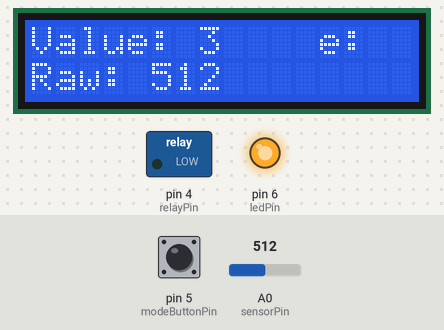
The sketch below on a simulated Arduino Uno, built with avr-gcc and run on an emulated ATmega328P. Parts: 16×2 character LCD, switched loads named in the sketch (green lamp = pin HIGH), output pins drawn as LEDs (lit = HIGH). The inputs (shaded band) are chosen by the test bench; at power-on: A0 (sensorPin) = 512, pin 5 (modeButtonPin) HIGH. What the sketch prints to the serial monitor is not drawn.

Above: at 1.6 s.
1.7 s: A0 (sensorPin) set to 485
At 3.2 s:
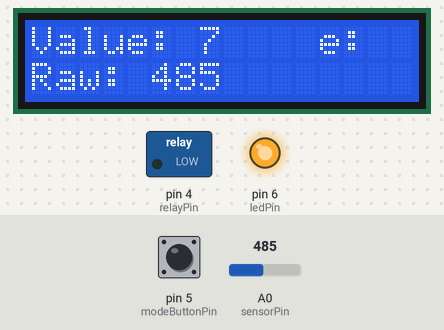
3.5 s: A0 (sensorPin) set to 460
At 5.2 s:
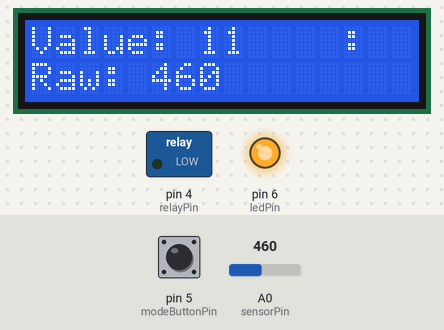
5.5 s: pin 5 (modeButtonPin) pulled LOW for 0.15 s
At 6.7 s:
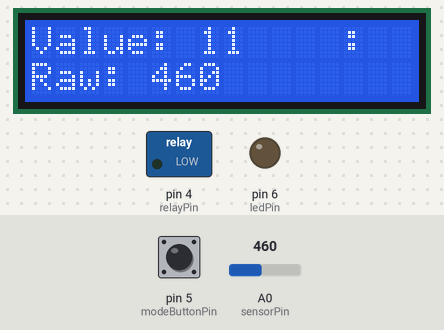
7.1 s: A0 (sensorPin) set to 272
At 7.8 s:
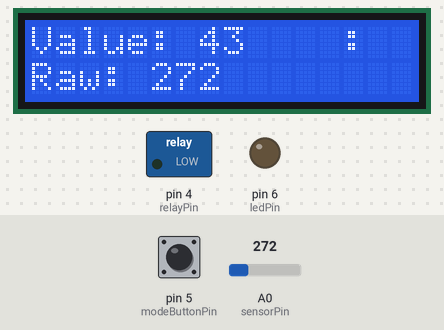
8.6 s: A0 (sensorPin) set to 251
At 9.8 s:
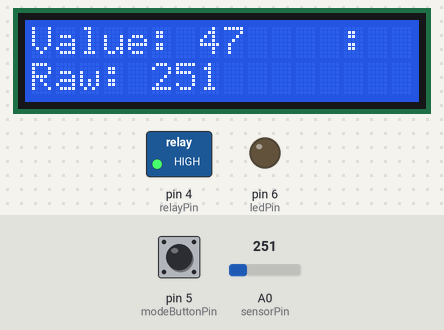
10.6 s: pin 5 (modeButtonPin) pulled LOW for 1 s
At 11.2 s:
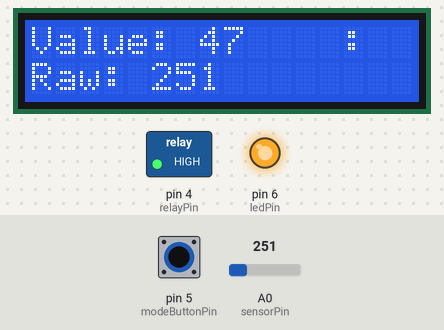
Timing chart, 0 to 13.6 s (numbered marks = the images above; inputs shaded):
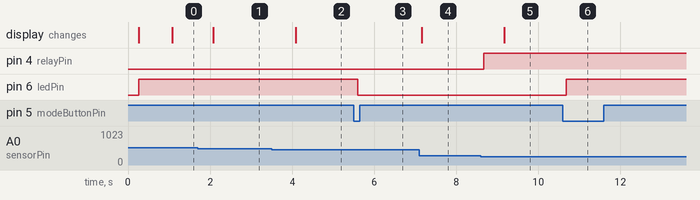

Measured:
- the behaviour switches between 472 and 471 on A0 (sensorPin) (found by bisection; images 1 and 2)
- the behaviour switches between 265 and 264 on A0 (sensorPin) (found by bisection; images 4 and 5)
- after the input at 1.7 s, the display: changes after 0.38 s (image 1)
- after the input at 3.5 s, the display: changes after 0.59 s (image 2)
- after the input at 5.5 s, pin 6 (ledPin): HIGH → LOW after 0.10 s
- after the input at 7.1 s, the display: changes after 0.06 s (image 4)
- after the input at 8.6 s, pin 4 (relayPin): LOW → HIGH after 0.07 s; the display: changes after 0.57 s (image 5)
- after the input at 10.6 s, pin 6 (ledPin): LOW → HIGH after 0.08 s

The sketch:

wateringsystem.ino
```cpp
#include <LiquidCrystal.h>

const int sensorPin = A0;
const int relayPin = 4;
const int buttonPin = 1;
const int modeButtonPin = 5;  // Pin connected to the mode toggle button
const int ledPin = 6;         // Pin connected to the LED

bool relayState = false;
bool lastButtonState = LOW;
bool lastModeButtonState = HIGH;
bool mode = false;           // false = manual, true = automatic

unsigned long lastUpdateTime = 0;
const unsigned long updateInterval = 1000; // 1 second

LiquidCrystal lcd(7, 8, 9, 10, 11, 12);

// --- UPDATED: based on your sensor behavior ---
const int dryValue = 530;    // DRY = low analog value
const int wetValue = 235;   // WET = high analog value

// Scale raw sensor values into a percent or range (0-50)
int getScaledValue(int rawValue) {
  int val = map(rawValue, dryValue, wetValue, 0, 50);
  if (val < 0) return 0;
  if (val > 50) return 50;
  return val;
}

void setup() {
  delay(200); // Give LCD time to power up
  lcd.begin(16, 2);
  lcd.clear();
  lcd.print("Soil Moisture:");

  Serial.begin(9600);

  pinMode(relayPin, OUTPUT);
  pinMode(buttonPin, INPUT_PULLUP);
  pinMode(modeButtonPin, INPUT_PULLUP);
  pinMode(ledPin, OUTPUT);

  digitalWrite(ledPin, mode ? LOW : HIGH);
}

void loop() {
  bool currentButtonState = digitalRead(buttonPin);
  bool currentModeButtonState = digitalRead(modeButtonPin);

  // Toggle between auto/manual mode
  if (currentModeButtonState == LOW && lastModeButtonState == HIGH) {
    mode = !mode;
    digitalWrite(ledPin, mode ? LOW : HIGH); // LED ON in manual mode
    relayState = mode ? relayState : false;  // Reset relay in manual mode
    delay(50); // debounce
  }
  lastModeButtonState = currentModeButtonState;

  int sensorValue = analogRead(sensorPin);
  int scaledValue = getScaledValue(sensorValue);

  if (mode) {
    // AUTO mode logic — dry = low value, wet = high value
    if (scaledValue <= 10) {
      delay(100);
      relayState = false; // start watering
    } else if (scaledValue >= 45) {
      relayState = true; // stop watering
    }
    digitalWrite(relayPin, relayState);
  } else {
    // MANUAL mode logic
    if (currentButtonState == LOW && lastButtonState == HIGH) {
      relayState = !relayState;
      digitalWrite(relayPin, relayState);
    }
    lastButtonState = currentButtonState;
  }

  unsigned long currentTime = millis();
  if (currentTime - lastUpdateTime >= updateInterval) {
    lastUpdateTime = currentTime;

    lcd.setCursor(0, 0);
    lcd.print("Value: ");
    lcd.print(scaledValue);
    lcd.print("    ");

    lcd.setCursor(0, 1);
    lcd.print("Raw: ");
    lcd.print(sensorValue);
    lcd.print("    ");

    // Debugging to Serial Monitor
    Serial.print("Raw Sensor Value: ");
    Serial.print(sensorValue);
    Serial.print(" | Scaled: ");
    Serial.println(scaledValue);

    Serial.print("Mode: ");
    Serial.println(mode ? "Auto" : "Manual");
    Serial.print("Relay: ");
    Serial.println(relayState ? "ON" : "OFF");
  }

  delay(100);
}
```
